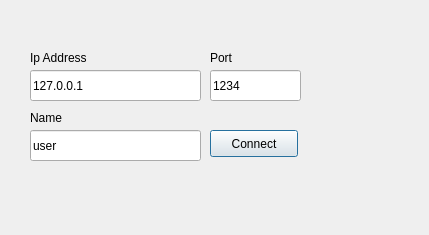
<?xml version="1.0" encoding="UTF-8"?>
<ui version="4.0">
 <class>CEnterWindow</class>
 <widget class="QDialog" name="CEnterWindow">
  <property name="geometry">
   <rect>
    <x>0</x>
    <y>0</y>
    <width>429</width>
    <height>235</height>
   </rect>
  </property>
  <property name="windowTitle">
   <string>Form</string>
  </property>
  <widget class="QLineEdit" name="m_ip">
   <property name="geometry">
    <rect>
     <x>30</x>
     <y>70</y>
     <width>171</width>
     <height>31</height>
    </rect>
   </property>
   <property name="text">
    <string>127.0.0.1</string>
   </property>
  </widget>
  <widget class="QLabel" name="label">
   <property name="geometry">
    <rect>
     <x>30</x>
     <y>50</y>
     <width>71</width>
     <height>16</height>
    </rect>
   </property>
   <property name="text">
    <string>Ip Address</string>
   </property>
  </widget>
  <widget class="QLineEdit" name="m_port">
   <property name="geometry">
    <rect>
     <x>210</x>
     <y>70</y>
     <width>91</width>
     <height>31</height>
    </rect>
   </property>
   <property name="text">
    <string>1234</string>
   </property>
  </widget>
  <widget class="QLabel" name="label_2">
   <property name="geometry">
    <rect>
     <x>210</x>
     <y>50</y>
     <width>57</width>
     <height>15</height>
    </rect>
   </property>
   <property name="text">
    <string>Port</string>
   </property>
  </widget>
  <widget class="QPushButton" name="connectButton">
   <property name="geometry">
    <rect>
     <x>210</x>
     <y>130</y>
     <width>88</width>
     <height>27</height>
    </rect>
   </property>
   <property name="text">
    <string>Connect</string>
   </property>
  </widget>
  <widget class="QLabel" name="NameLabel">
   <property name="geometry">
    <rect>
     <x>30</x>
     <y>110</y>
     <width>71</width>
     <height>16</height>
    </rect>
   </property>
   <property name="text">
    <string>Name</string>
   </property>
  </widget>
  <widget class="QLineEdit" name="m_name">
   <property name="geometry">
    <rect>
     <x>30</x>
     <y>130</y>
     <width>171</width>
     <height>31</height>
    </rect>
   </property>
   <property name="text">
    <string>user</string>
   </property>
  </widget>
 </widget>
 <resources/>
 <connections/>
</ui>
